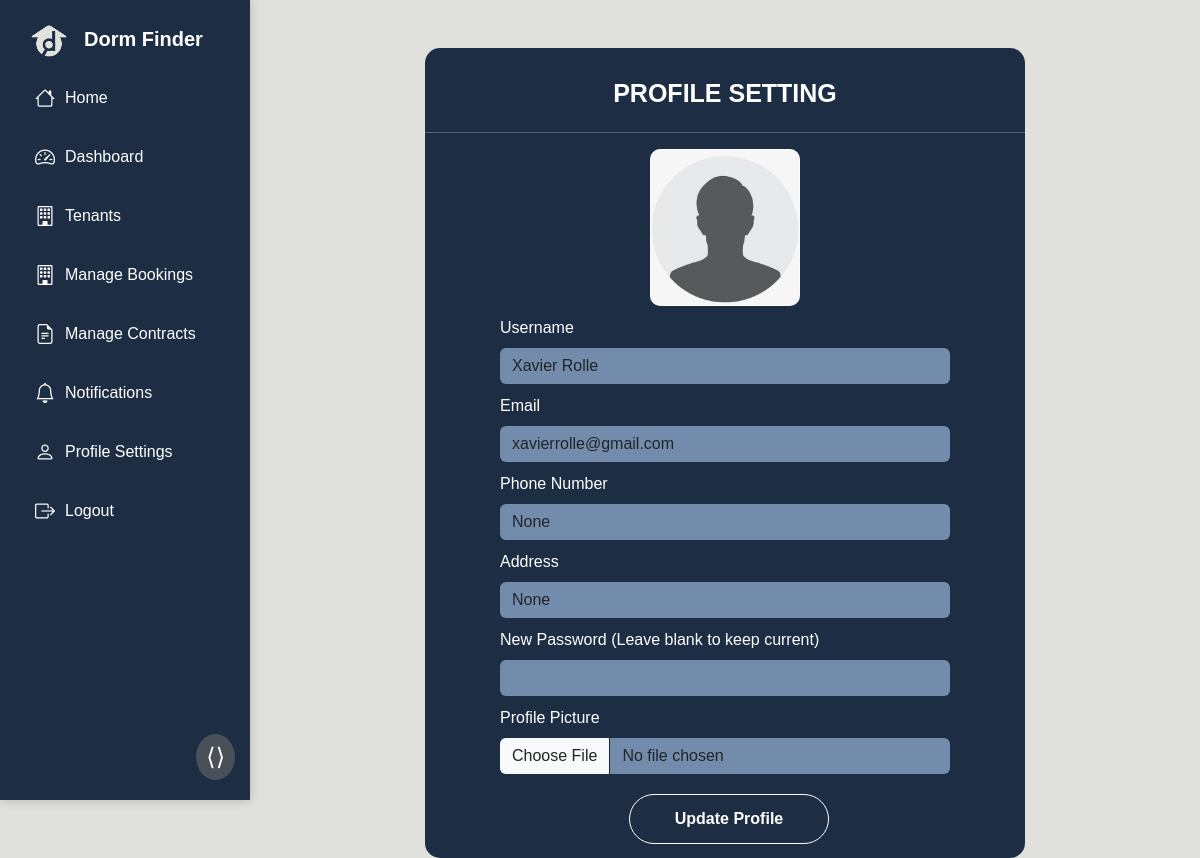
Screenshot of /profile (signed in) with the database file from the repository.
### dormsys/models.py (models this page shows, shortened)
class User(db.Model, UserMixin):
    __tablename__ = "users"
    id = db.Column(db.Integer, primary_key=True, autoincrement=True)
    email = db.Column(db.String(120), nullable=False, unique=True)
    username = db.Column(db.String(120), nullable=False, unique=True)
    password_hash = db.Column(db.String(128), nullable=False)
    phone_number = db.Column(db.String(15), nullable=True)
    date_of_birth = db.Column(db.Date, nullable=True)
    gender = db.Column(db.String(10), nullable=True)
    address = db.Column(db.String(250), nullable=True)
    registration_date = db.Column(db.DateTime, default=datetime.utcnow)
    role = db.Column(db.String(10), nullable=False, default="Tenant")
    profile_picture = db.Column(db.String(100), nullable=True, default='default.jpg')  # New field
    properties = db.relationship('Property', backref='owner', lazy=True, cascade="all, delete-orphan")
    bookings = db.relationship('Booking', backref='tenant', lazy=True, cascade="all, delete-orphan")
    contracts = db.relationship('Contract', backref='tenant_contract', foreign_keys='Contract.tenant_id', lazy=True)

### app.py (the view, shortened to what this page needs)
@app.route('/profile', methods=['GET', 'POST'])
@login_required
def profile():
    return render_template('profile.html')

### dormsys/models.py (called while the page is built)
@login_manager.user_loader
def load_user(user_id):
    return User.query.get(int(user_id))

### dormsys/templates/profile.html
{% extends "base.html" %}
{% block content %}
<div class="profile-content">
    <h2 class="heading-txt-profile">PROFILE SETTING</h2>
    <hr width="100%">
    <img src="{{ url_for('static', filename='display_pictures/' + (current_user.profile_picture if current_user.profile_picture else 'default.jpeg')) }}" alt="Profile Picture" class="dp-image" width="180">
    <form method="POST" enctype="multipart/form-data">
        <div class="mb-3-profile">
            <label class="form-label">Username</label>
            <input type="text" name="username" class="form-control" value="{{ current_user.username }}" required>
        </div>
        <div class="mb-3-profile">
            <label class="form-label">Email</label>
            <input type="email" name="email" class="form-control" value="{{ current_user.email }}" required>
        </div>
        <div class="mb-3-profile">
            <label class="form-label">Phone Number</label>
            <input type="text" name="phone_number" class="form-control" value="{{ current_user.phone_number }}">
        </div>
        <div class="mb-3-profile">
            <label class="form-label">Address</label>
            <input type="text" name="address" class="form-control" value="{{ current_user.address }}">
        </div>
        <div class="mb-3-profile">
            <label class="form-label">New Password (Leave blank to keep current)</label>
            <input type="password" name="new_password" class="form-control">
        </div>
        <div class="mb-3-profile">
            <label class="form-label">Profile Picture</label>
            <input type="file" name="profile_picture" class="form-control">
        </div>
        <div class="mb-3-profile-btn">
            <button type="submit" class="update-btn-profile">Update Profile</button>
        </div>
    </form>
</div>
{% endblock %}

### dormsys/static/profile.css (style rules this page uses)
.profile-content { align-self: center; justify-self: center; width: 600px; display: flex; flex-direction: column; justify-content: center; align-items: center; border-radius: 15px; background-color: #1D2D44; }
.profile-content hr { color: white; size: 5px; }
.heading-txt-profile { margin-top: 30px; font-size: 25px; font-weight: 700; color: white; align-self: center; justify-self: center; }
.mb-3-profile { margin-top: 10px; }
.mb-3-profile-btn { margin-top: 20px; display: flex; justify-content: center; align-items: center; }
.mb-3-profile input { width: 450px; background-color:#748CAB; border: none; }
.mb-3-profile label { color: white; }
.update-btn-profile { width: 200px; margin-left: 8px; color: white; display: block; padding: 12px; border-radius: 25px; border: none; background: #1D2D44; font-weight: bold; font-size: 16px; cursor: pointer; margin-bottom: 14px; border: solid; border-color: white; border-width: 1px; }
.dp-image { width: 150px; border-radius: 10px; }

### dormsys/templates/base.html (style rules this page uses)
body { display: flex; height: 100vh; margin: 0; font-family: Arial, sans-serif; background-color: #E0E1DD; }

### rows the page displays
User: username "Xavier Rolle", email "xavierrolle@gmail.com", phone_number "None", address "None"
